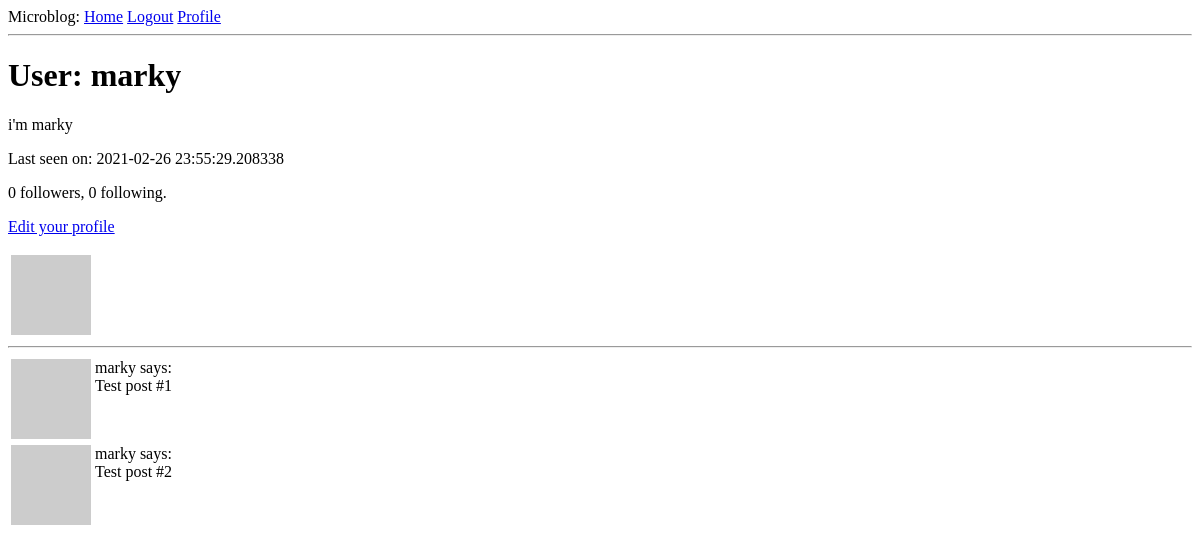
The app's page /user/marky (signed in), older data.
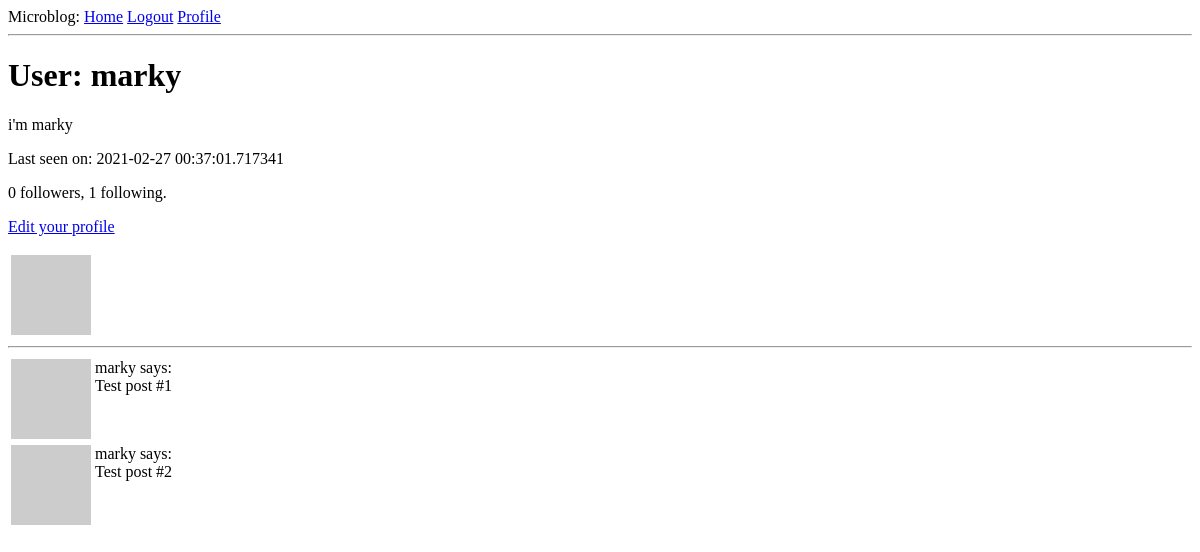
The same page, newer data.
### app/models.py (models this page shows, shortened)
class User(UserMixin, db.Model):
    id = db.Column(db.Integer, primary_key=True)
    username = db.Column(db.String(64), index=True, unique=True)
    email = db.Column(db.String(120), index=True, unique=True)
    password_hash = db.Column(db.String(128))
    posts = db.relationship('Post', backref='author', lazy='dynamic')
    about_me = db.Column(db.String(140))
    last_seen = db.Column(db.DateTime, default=datetime.utcnow)
    '''
    implementing followers
    the following relationship implements this idea:
    A follows B. A is the left User. B is the right User.
    If we query A, we get the list of users followed by A.

    Below,
    • 'User' is the user followed by A.
    • secondary is the aux. table above this class.
    • primary join is the condition that links A to B.
        - the follower id matches self.id (first var. in this class above)
    • secondaryjoin links B to A. B is the followed user, so they have the
      same id.
    • backref

    '''
    followed = db.relationship(
        'User', secondary=followers,
        primaryjoin=(followers.c.follower_id == id),
        secondaryjoin=(followers.c.followed_id == id),
        backref=db.backref('followers', lazy='dynamic'), lazy='dynamic')
    def avatar(self, size):
        return 'https://www.gravatar.com/avatar/%s?d=identicon&s=%d' % (md5(self.email.encode('utf-8')).hexdigest(), size)
    '''
    Implement following and unfollowing other users.
    '''

### app/routes.py (the view)
@app.route('/user/<username>')
@login_required
def user(username):
	user = User.query.filter_by(username=username).first_or_404()
	posts = [
		{'author': user, 'body': 'Test post #1'},
		{'author': user, 'body': 'Test post #2'}
	]
	form = EmptyForm()
	return render_template('user.html',user=user,posts=posts,form=form)

### app/models.py (called while the page is built)
@login.user_loader
def load_user(id):
    return User.query.get(int(id))

### app/routes.py (called while the page is built)
@app.before_request
def before_request():
	if current_user.is_authenticated:
		current_user.last_seen = datetime.utcnow()
		db.session.commit()

### app/templates/user.html (shortened to what this page needs)
{% extends "base.html" %}
{% block content %}
    <table>
        <tr valign="top">
            <td><img src="{{ user.avatar(128) }}"></td>
            <h1>User: {{ user.username }}</h1>
            {% if user.about_me %}<p>{{ user.about_me }}</p>{% endif %}
            {% if user.last_seen %}<p>Last seen on: {{ user.last_seen }}</p>{% endif %}
            <p>{{ user.followers.count() }} followers, {{ user.followed.count() }} following.</p>
            {% if user == current_user %}
            <p><a href="{{ url_for('edit_profile') }}">Edit your profile</a></p>
          {% endif %}
        </tr>
    </table>
    <hr>
    {% for post in posts %}
        {% include '_post.html' %}
    {% endfor %}
{% endblock %}

### app/templates/base.html (shortened to what this page needs)
<html>
    <head>
    </head>
    <body>
        <div>
          Microblog:
          <a href="{{ url_for('index') }}">Home</a>
          {% if current_user.is_anonynous %}
          <a href="{{ url_for('login') }}">Login</a>
          {% else %}
          <a href="{{ url_for('logout') }}">Logout</a>
          <a href="{{ url_for('user', username=current_user.username) }}">Profile</a>
          {% endif %}
        </div>
        <hr>
        {% block content %}{% endblock %}
    </body>
</html>

### app/templates/_post.html
 <table>
         <tr valign="top">
             <td><img src="{{ post.author.avatar(36) }}"></td>
             <td>{{ post.author.username }} says:<br>{{ post.body }}</td>
         </tr>
</table>

Row changes from the older to the newer data that the page shows:
changed User "marky": last_seen "2021-02-26 23:55:29.208338" → "2021-02-27 00:37:01.717341"
Text that changed along with them:
{{ user.followed.count() }}: "0" → "1"
